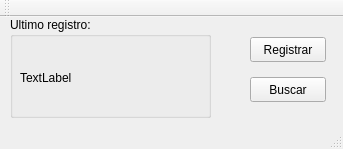
<?xml version="1.0" encoding="UTF-8"?>
<ui version="4.0">
 <class>Display</class>
 <widget class="QMainWindow" name="Display">
  <property name="geometry">
   <rect>
    <x>0</x>
    <y>0</y>
    <width>343</width>
    <height>149</height>
   </rect>
  </property>
  <property name="windowTitle">
   <string>Registrador de Patentes</string>
  </property>
  <widget class="QWidget" name="centralWidget">
   <widget class="QPushButton" name="buscar_bot">
    <property name="geometry">
     <rect>
      <x>250</x>
      <y>60</y>
      <width>76</width>
      <height>25</height>
     </rect>
    </property>
    <property name="text">
     <string>Buscar</string>
    </property>
   </widget>
   <widget class="QPushButton" name="reg_bot">
    <property name="geometry">
     <rect>
      <x>250</x>
      <y>20</y>
      <width>76</width>
      <height>25</height>
     </rect>
    </property>
    <property name="text">
     <string>Registrar</string>
    </property>
   </widget>
   <widget class="QGroupBox" name="groupBox">
    <property name="geometry">
     <rect>
      <x>10</x>
      <y>0</y>
      <width>201</width>
      <height>101</height>
     </rect>
    </property>
    <property name="title">
     <string>Ultimo registro:</string>
    </property>
    <widget class="QLabel" name="info">
     <property name="geometry">
      <rect>
       <x>10</x>
       <y>30</y>
       <width>181</width>
       <height>61</height>
      </rect>
     </property>
     <property name="text">
      <string>TextLabel</string>
     </property>
    </widget>
   </widget>
  </widget>
  <widget class="QMenuBar" name="menuBar">
   <property name="geometry">
    <rect>
     <x>0</x>
     <y>0</y>
     <width>343</width>
     <height>22</height>
    </rect>
   </property>
  </widget>
  <widget class="QToolBar" name="mainToolBar">
   <attribute name="toolBarArea">
    <enum>TopToolBarArea</enum>
   </attribute>
   <attribute name="toolBarBreak">
    <bool>false</bool>
   </attribute>
  </widget>
  <widget class="QStatusBar" name="statusBar"/>
 </widget>
 <layoutdefault spacing="6" margin="11"/>
 <resources/>
 <connections/>
</ui>
